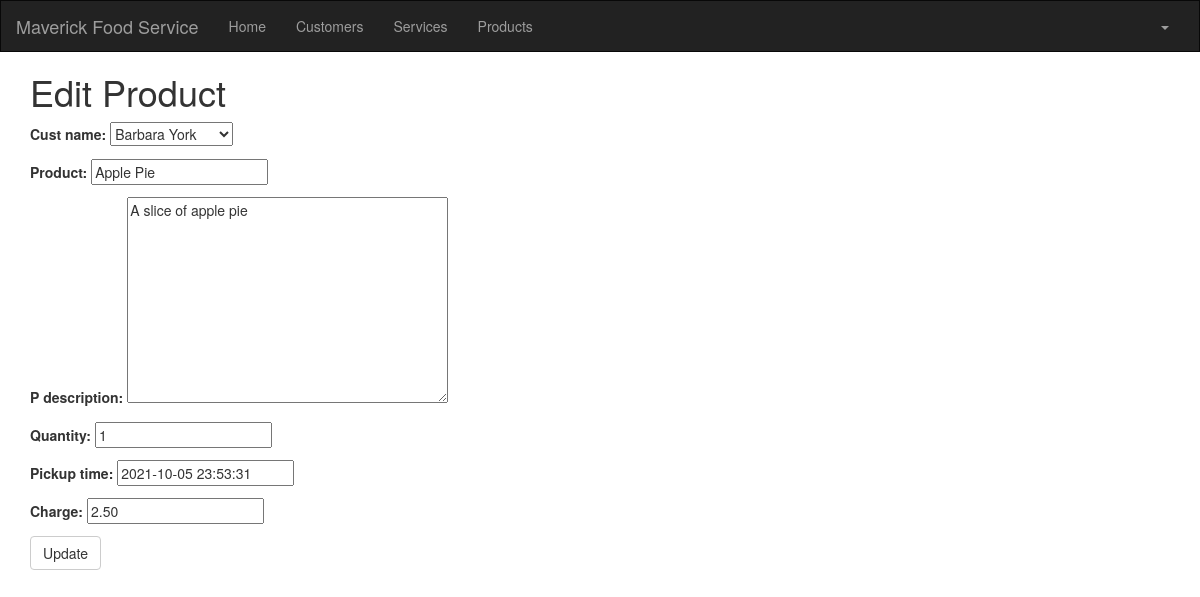
Screenshot of /product/1/edit/ (signed in) with the database file from the repository.
### crm/models.py (models this page shows, shortened)
class Customer(models.Model):
    cust_name = models.CharField(max_length=50)
    organization = models.CharField(max_length=100, blank=True)
    role = models.CharField(max_length=100)
    email = models.EmailField(max_length=100)
    bldgroom = models.CharField(max_length=100)
    address = models.CharField(max_length=200)
    account_number = models.IntegerField(blank=False, null=False)
    city = models.CharField(max_length=50)
    state = models.CharField(max_length=50)
    zipcode = models.CharField(max_length=10)
    phone_number = models.CharField(max_length=50)
    created_date = models.DateTimeField(
        default=timezone.now)
    updated_date = models.DateTimeField(auto_now_add=True)
    def __str__(self):
        return str(self.cust_name)

class Product(models.Model):
    cust_name = models.ForeignKey(Customer, on_delete=models.CASCADE, related_name='products')
    product = models.CharField(max_length=100)
    p_description = models.TextField()
    quantity = models.IntegerField()
    pickup_time = models.DateTimeField(
        default=timezone.now)
    charge = models.DecimalField(max_digits=10, decimal_places=2)
    created_date = models.DateTimeField(
        default=timezone.now)
    updated_date = models.DateTimeField(auto_now_add=True)

### crm/views.py (the view)
# urls.py: path('product/<int:pk>/edit/', views.product_edit, name='product_edit'),
@login_required
def product_edit(request, pk):
   product = get_object_or_404(Product, pk=pk)
   if request.method == "POST":
       form = ProductForm(request.POST, instance=product)
       if form.is_valid():
           product = form.save()
           product.updated_date = timezone.now()
           product.save()
           products = Product.objects.filter(created_date__lte=timezone.now())
           return render(request, 'crm/product_list.html', {'products': products})
   else:
       form = ProductForm(instance=product)
   return render(request, 'crm/product_edit.html', {'form': form})

### crm/forms.py
class ProductForm(forms.ModelForm):
   class Meta:
       model = Product
       fields = ('cust_name', 'product', 'p_description', 'quantity', 'pickup_time', 'charge')

### crm/templates/crm/product_edit.html (shortened to what this page needs)
<!DOCTYPE html>
<html lang="en">
{% extends 'crm/base.html' %}
{% block content %}
    <h1>Edit Product</h1>
    <form method="POST" class="product-form">{% csrf_token %}
        {{ form.as_p }}
        <button type="submit" class="save btn btn-default">Update</button>
    </form>
{% endblock %}

### rows the page displays
Customer: cust_name "Barbara York"
Product: product "Apple Pie", p_description "A slice of apple pie", quantity "1", pickup_time "2021-10-05 23:53:31", charge "2.50"
